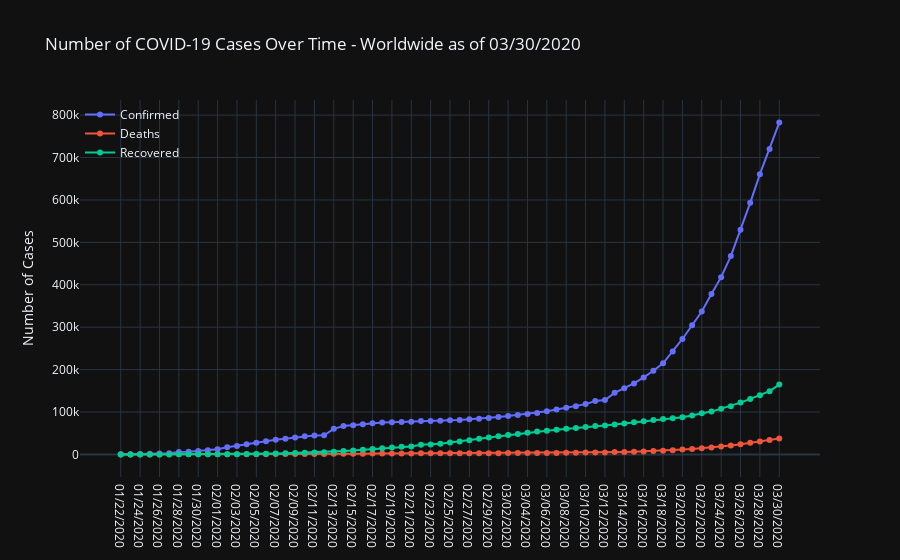

The code cell stored with this chart in its notebook:
### Code cell
plot_line_chart(confirmed, deaths, recovered,'Worldwide').show()
